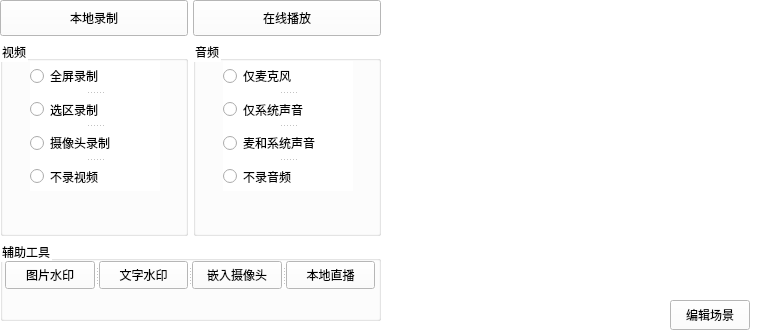
<?xml version="1.0" encoding="UTF-8"?>
<ui version="4.0">
 <class>GeneralForm</class>
 <widget class="QWidget" name="GeneralForm">
  <property name="geometry">
   <rect>
    <x>0</x>
    <y>0</y>
    <width>773</width>
    <height>334</height>
   </rect>
  </property>
  <property name="windowTitle">
   <string/>
  </property>
  <property name="styleSheet">
   <string notr="true">background-color: rgb(255, 255, 255);</string>
  </property>
  <widget class="QWidget" name="widget" native="true">
   <property name="geometry">
    <rect>
     <x>370</x>
     <y>0</y>
     <width>400</width>
     <height>300</height>
    </rect>
   </property>
  </widget>
  <widget class="QPushButton" name="pushButton_3">
   <property name="geometry">
    <rect>
     <x>670</x>
     <y>300</y>
     <width>80</width>
     <height>30</height>
    </rect>
   </property>
   <property name="text">
    <string>编辑场景</string>
   </property>
  </widget>
  <widget class="QWidget" name="layoutWidget">
   <property name="geometry">
    <rect>
     <x>0</x>
     <y>0</y>
     <width>381</width>
     <height>321</height>
    </rect>
   </property>
   <layout class="QVBoxLayout" name="verticalLayout">
    <property name="spacing">
     <number>5</number>
    </property>
    <item>
     <layout class="QHBoxLayout" name="horizontalLayout">
      <item>
       <widget class="QPushButton" name="pushButton">
        <property name="maximumSize">
         <size>
          <width>16777215</width>
          <height>36</height>
         </size>
        </property>
        <property name="text">
         <string>本地录制</string>
        </property>
       </widget>
      </item>
      <item>
       <widget class="QPushButton" name="pushButton_2">
        <property name="maximumSize">
         <size>
          <width>16777215</width>
          <height>36</height>
         </size>
        </property>
        <property name="text">
         <string>在线播放</string>
        </property>
       </widget>
      </item>
     </layout>
    </item>
    <item>
     <layout class="QHBoxLayout" name="horizontalLayout_2">
      <item>
       <widget class="QGroupBox" name="groupBox">
        <property name="minimumSize">
         <size>
          <width>0</width>
          <height>180</height>
         </size>
        </property>
        <property name="title">
         <string>视频</string>
        </property>
        <widget class="QSplitter" name="splitter">
         <property name="geometry">
          <rect>
           <x>30</x>
           <y>20</y>
           <width>130</width>
           <height>130</height>
          </rect>
         </property>
         <property name="orientation">
          <enum>Qt::Vertical</enum>
         </property>
         <widget class="QRadioButton" name="radioButton">
          <property name="text">
           <string>全屏录制</string>
          </property>
         </widget>
         <widget class="QRadioButton" name="radioButton_2">
          <property name="text">
           <string>选区录制</string>
          </property>
         </widget>
         <widget class="QRadioButton" name="radioButton_3">
          <property name="text">
           <string>摄像头录制</string>
          </property>
         </widget>
         <widget class="QRadioButton" name="radioButton_4">
          <property name="text">
           <string>不录视频</string>
          </property>
         </widget>
        </widget>
       </widget>
      </item>
      <item>
       <widget class="QGroupBox" name="groupBox_2">
        <property name="title">
         <string>音频</string>
        </property>
        <widget class="QSplitter" name="splitter_2">
         <property name="geometry">
          <rect>
           <x>30</x>
           <y>20</y>
           <width>130</width>
           <height>130</height>
          </rect>
         </property>
         <property name="orientation">
          <enum>Qt::Vertical</enum>
         </property>
         <widget class="QRadioButton" name="radioButton_7">
          <property name="text">
           <string>仅麦克风</string>
          </property>
         </widget>
         <widget class="QRadioButton" name="radioButton_8">
          <property name="text">
           <string>仅系统声音</string>
          </property>
         </widget>
         <widget class="QRadioButton" name="radioButton_6">
          <property name="text">
           <string>麦和系统声音</string>
          </property>
         </widget>
         <widget class="QRadioButton" name="radioButton_5">
          <property name="text">
           <string>不录音频</string>
          </property>
         </widget>
        </widget>
       </widget>
      </item>
     </layout>
    </item>
    <item>
     <widget class="QGroupBox" name="groupBox_3">
      <property name="maximumSize">
       <size>
        <width>16777215</width>
        <height>80</height>
       </size>
      </property>
      <property name="title">
       <string>辅助工具</string>
      </property>
      <widget class="QSplitter" name="splitter_3">
       <property name="geometry">
        <rect>
         <x>5</x>
         <y>20</y>
         <width>370</width>
         <height>28</height>
        </rect>
       </property>
       <property name="orientation">
        <enum>Qt::Horizontal</enum>
       </property>
       <widget class="QPushButton" name="pushButton_4">
        <property name="text">
         <string>图片水印</string>
        </property>
       </widget>
       <widget class="QPushButton" name="pushButton_5">
        <property name="text">
         <string>文字水印</string>
        </property>
       </widget>
       <widget class="QPushButton" name="pushButton_6">
        <property name="text">
         <string>嵌入摄像头</string>
        </property>
       </widget>
       <widget class="QPushButton" name="pushButton_7">
        <property name="text">
         <string>本地直播</string>
        </property>
       </widget>
      </widget>
     </widget>
    </item>
   </layout>
  </widget>
 </widget>
 <resources/>
 <connections/>
</ui>
